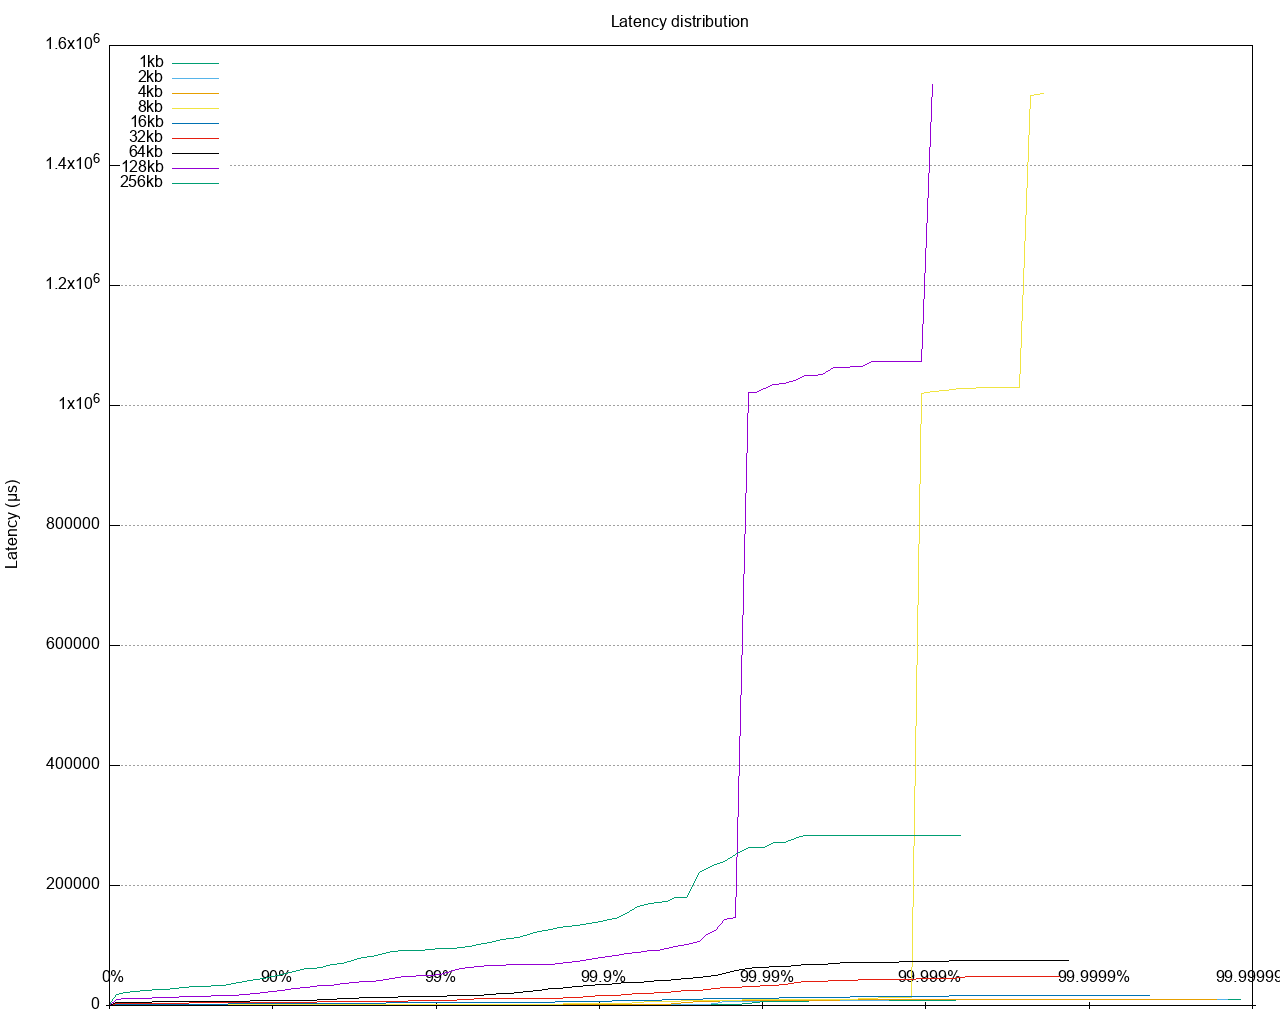

Reproduce this figure in gnuplot.
set datafile separator ","
set title 'Latency distribution' noenhanced
set terminal png size 1280,1024
set grid
unset xtics
set ylabel 'Latency (μs)'
set logscale x
set key top left
set style line 1 lt 1 lw 3 pt 3 linecolor rgb "red"
set output '/Users/gbarnett/git/hazelcast-simulator/atomicreference/1to25-legend/latency/latency_distribution_write.png'
plot '/Users/gbarnett/git/hazelcast-simulator/src/simulator/xlabels.csv' notitle with labels center offset 0, 1.5 point,\
   "/Users/gbarnett/git/hazelcast-simulator/atomicreference/1to25-legend/data/latency_distribution_write_1.data" using 1:2 title "1kb" noenhanced  with lines, \
   "/Users/gbarnett/git/hazelcast-simulator/atomicreference/1to25-legend/data/latency_distribution_write_2.data" using 1:2 title "2kb" noenhanced  with lines, \
   "/Users/gbarnett/git/hazelcast-simulator/atomicreference/1to25-legend/data/latency_distribution_write_3.data" using 1:2 title "4kb" noenhanced  with lines, \
   "/Users/gbarnett/git/hazelcast-simulator/atomicreference/1to25-legend/data/latency_distribution_write_4.data" using 1:2 title "8kb" noenhanced  with lines, \
   "/Users/gbarnett/git/hazelcast-simulator/atomicreference/1to25-legend/data/latency_distribution_write_5.data" using 1:2 title "16kb" noenhanced  with lines, \
   "/Users/gbarnett/git/hazelcast-simulator/atomicreference/1to25-legend/data/latency_distribution_write_6.data" using 1:2 title "32kb" noenhanced  with lines, \
   "/Users/gbarnett/git/hazelcast-simulator/atomicreference/1to25-legend/data/latency_distribution_write_7.data" using 1:2 title "64kb" noenhanced  with lines, \
   "/Users/gbarnett/git/hazelcast-simulator/atomicreference/1to25-legend/data/latency_distribution_write_8.data" using 1:2 title "128kb" noenhanced  with lines, \
   "/Users/gbarnett/git/hazelcast-simulator/atomicreference/1to25-legend/data/latency_distribution_write_9.data" using 1:2 title "256kb" noenhanced  with lines, \
